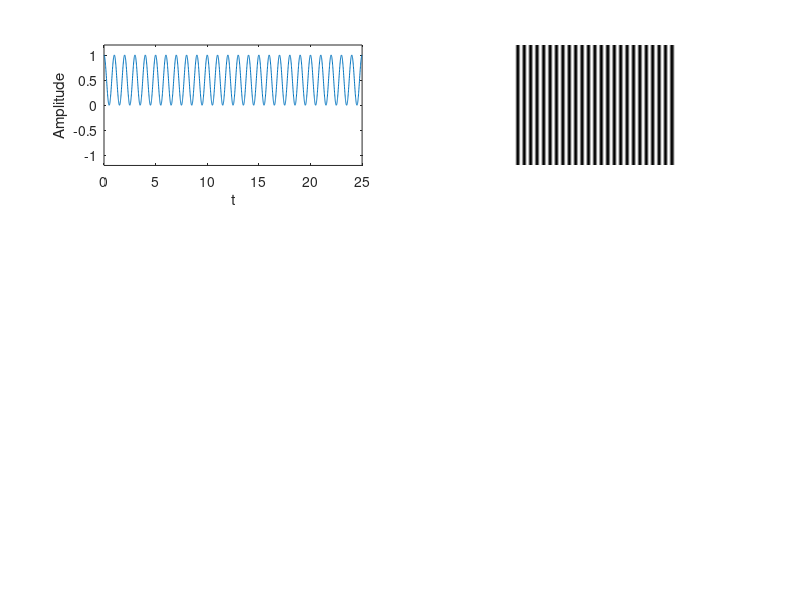

Write MATLAB code to recreate this figure. (Note: this script raises an error after producing the figure.)
% I = B + A*sin(2*pi*f(x)+theta)
clc, clear, close all

Number_Of_Cycles = 25;
A = 0.5;
B = 0.5;
f = 1; 
Sampling_Frequency = 100;
Start_Time = 0;
End_Time = Number_Of_Cycles*1/f;
Sampling_Period = 1/Sampling_Frequency;
t = (Start_Time: Sampling_Period: End_Time);
y1 = B+A*cos(2*pi*f*t);

subplot(3,2,1)
plot(t, y1, '-')
xlabel("t"); ylabel("Amplitude");
axis([Start_Time End_Time -1.2 1.2]);

% Vertical pattern
subplot(3,2,2)
Image_Height = 480;
im1 = repmat(y1,Image_Height,1);
im1 = imresize(im1, [480 640]);
a = imshow(im1);
impixelinfo(a)
title("Vertical")

% Horizontal pattern
Number_Of_Cycles = 25;
A = 0.5;
B = 0.5;
f = 1; 
Sampling_Frequency = 100;
Start_Time = 0;
End_Time = Number_Of_Cycles*1/f;
Sampling_Period = 1/Sampling_Frequency;
t = (Start_Time: Sampling_Period: End_Time);
y2 = B+A*cos(2*pi*f*t);

subplot(3,2,3)
plot(t, y2, '-')
xlabel("t"); ylabel("Amplitude");
axis([Start_Time End_Time -1.2 1.2]);

subplot(3,2,4)
Image_width = 640;
im2 = repmat(y2,Image_width,1);
im2 = imresize(im1, [640 480]);
im2 = rot90(im2);
a = imshow(im2);
impixelinfo(a)
title("Horizontal");

% Sum of the two patterns
subplot(3,2,5)
y3 = y1+y2;
im3 = im1+im2;
plot(t, y3, '-')
xlabel("t"); ylabel("Amplitude");
axis([Start_Time End_Time -3 3]);

subplot(3,2,6)
a = imshow(im3);
impixelinfo(a)


% Number_Of_Cycles = 50;
% A = 1;
% B = 0.5;
% f = 1; 
% Sampling_Frequency = 100;
% Start_Time = 0;
% End_Time = Number_Of_Cycles*1/f;
% Sampling_Period = 1/Sampling_Frequency;
% t = (Start_Time: Sampling_Period: End_Time);
% y2 = B+A*cos(2*pi*f*t);
% 
% subplot(3,2,3)
% plot(t, y2, '-')
% xlabel("t"); ylabel("Amplitude");
% axis([Start_Time End_Time -1.2 1.2]);
% 
% % Vertical pattern
% subplot(3,2,4)
% Image_Height = 480;
% im1 = repmat(y2,Image_Height,1);
% im1 = imresize(im1, [480 640]);
% a = imshow(im1);
% impixelinfo(a)
% title("Vertical")





